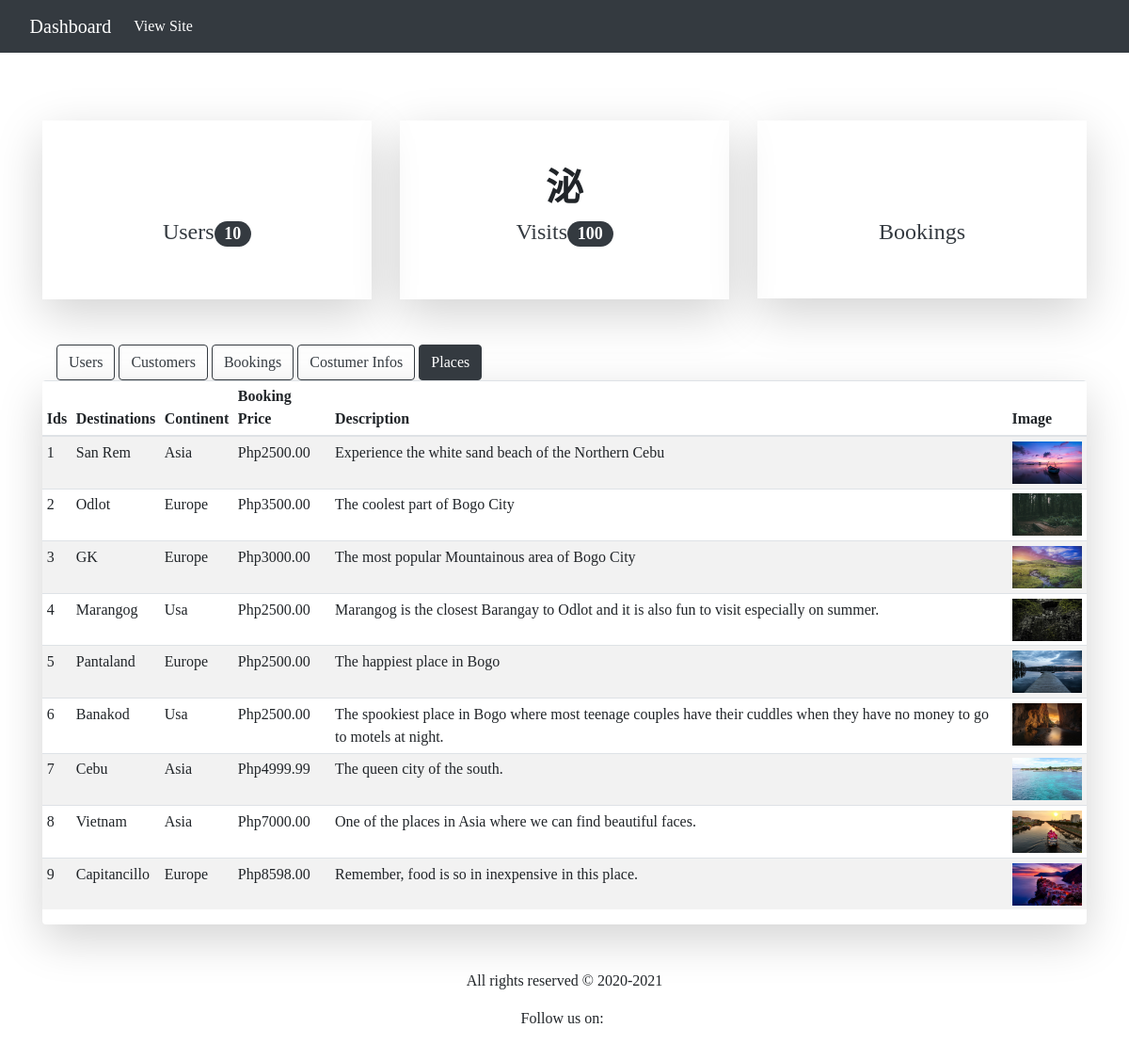
The page /dashboard/dashboard-places/ (signed in) on the database its author committed.
### travel/models.py (models this page shows, shortened)
class Place(models.Model):
	CATEGORY = (
	('Asia','Asia'),
	('Europe','Europe'),
	('Usa','Usa')
	)
	COLOR = (
	('Asia','danger'),
	('Europe','primary'),
	('Usa','success')
	)
	destination = models.CharField(max_length=100)
	continent = models.CharField(max_length=100, null=True, choices=CATEGORY)
	color = models.CharField(max_length=100, null=True, choices=COLOR)
	booking_price = models.DecimalField(default=10, decimal_places=2, max_digits=7)
	description = models.TextField(default="", null=True)
	img = models.ImageField(null=True, blank=True)
	date = models.DateTimeField(default=timezone.now)
	author = models.ForeignKey(User, on_delete=models.CASCADE)
	@property
	def imgURL(self):
		try:
			url = self.img.url
		except:
			url = ''
		return url

### travel_crm/views.py (the view)
# urls.py: path('dashboard-places/', DashboardPlaces.as_view(), name="travel-dashboard-places"),
@method_decorator(staff_member_required, name='dispatch')
class DashboardPlaces(ListView):
	model = Place
	template_name = 'travel_crm/dashboard-places.html'
	context_object_name = 'places'
	extra_context = {
		'title':'Places'
	}

### travel_crm/templates/travel_crm/dashboard-places.html
{% extends "travel_crm/base.html" %}
{% block content %}
	<div class="container mt-3 mb-5">
		<div class="row">
			<div class="col-lg-12">
				<div class="container">
					<a href="{% url 'travel-dashboard-users' %}" class="btn btn-outline-dark">Users</a>
					<a href="{% url 'travel-dashboard-customers' %}" class="btn btn-outline-dark">Customers</a>
					<a href="{% url 'travel-dashboard-bookings' %}" class="btn btn-outline-dark">Bookings</a>
					<a href="{% url 'travel-dashboard-customer-infos' %}" class="btn btn-outline-dark">Costumer Infos</a>
					<a href="{% url 'travel-dashboard-places' %}" class="btn btn-dark">Places</a>
				</div>
				<div class="table-responsive shadow-lg rounded">
	        <table class="table table-striped table-sm">
	          <thead>
	            <tr>
	              <th>Ids</th>
	              <th>Destinations</th>
	              <th>Continent</th>
	              <th>Booking Price</th>
	              <th>Description</th>
	              <th>Image</th>
	            </tr>
	          </thead>
	          <tbody>
	          	{% for place in places %}
		            <tr>
		            	<td>{{ place.id }}</td>
		            	<td>{{ place.destination }}</td>
		            	<td>{{ place.get_continent_display }}</td>
		                <td>Php{{ place.booking_price }}</td>
		                <td>{{ place.description }}</td>
		                <td><img src="{{ place.imgURL }}" class="img-fluid" style="width: 80px; height: 45px;"></td>
		            </tr>
	            {% endfor %}
	          </tbody>
	        </table>
	      </div>
			</div>
		</div>
	</div>
{% endblock content %}

### rows shown on the page
Place: id "1", destination "San Rem", continent "Asia", booking_price "2500.00", description "Experience the white sand beach of the Northern Cebu", imgURL (picture)
Place: id "2", destination "Odlot", continent "Europe", booking_price "3500.00", description "The coolest part of Bogo City", imgURL (picture)
Place: id "3", destination "GK", continent "Europe", booking_price "3000.00", description "The most popular Mountainous area of Bogo City", imgURL (picture)
Place: id "4", destination "Marangog", continent "Usa", booking_price "2500.00", description "Marangog is the closest Barangay to Odlot and it is also fun to visit especially on summer.", imgURL (picture)
Place: id "5", destination "Pantaland", continent "Europe", booking_price "2500.00", description "The happiest place in Bogo", imgURL (picture)
Place: id "6", destination "Banakod", continent "Usa", booking_price "2500.00", description "The spookiest place in Bogo where most teenage couples have their cuddles when they have no money to go to motels at night.", imgURL (picture)
Place: id "7", destination "Cebu", continent "Asia", booking_price "4999.99", description "The queen city of the south.", imgURL (picture)
Place: id "8", destination "Vietnam", continent "Asia", booking_price "7000.00", description "One of the places in Asia where we can find beautiful faces.", imgURL (picture)
Place: id "9", destination "Capitancillo", continent "Europe", booking_price "8598.00", description "Remember, food is so in inexpensive in this place.", imgURL (picture)
